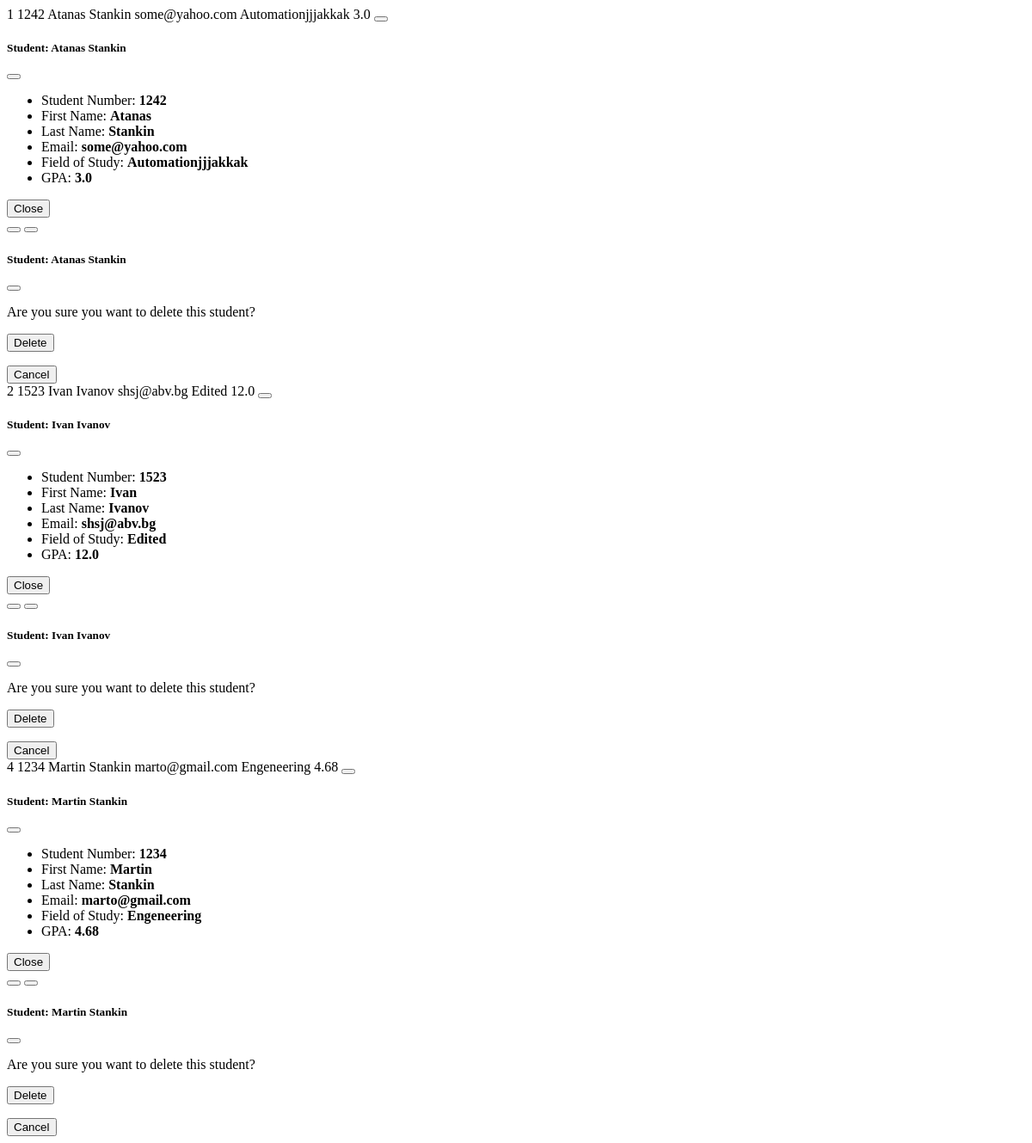
/students/, run on an earlier commit of the app's database.
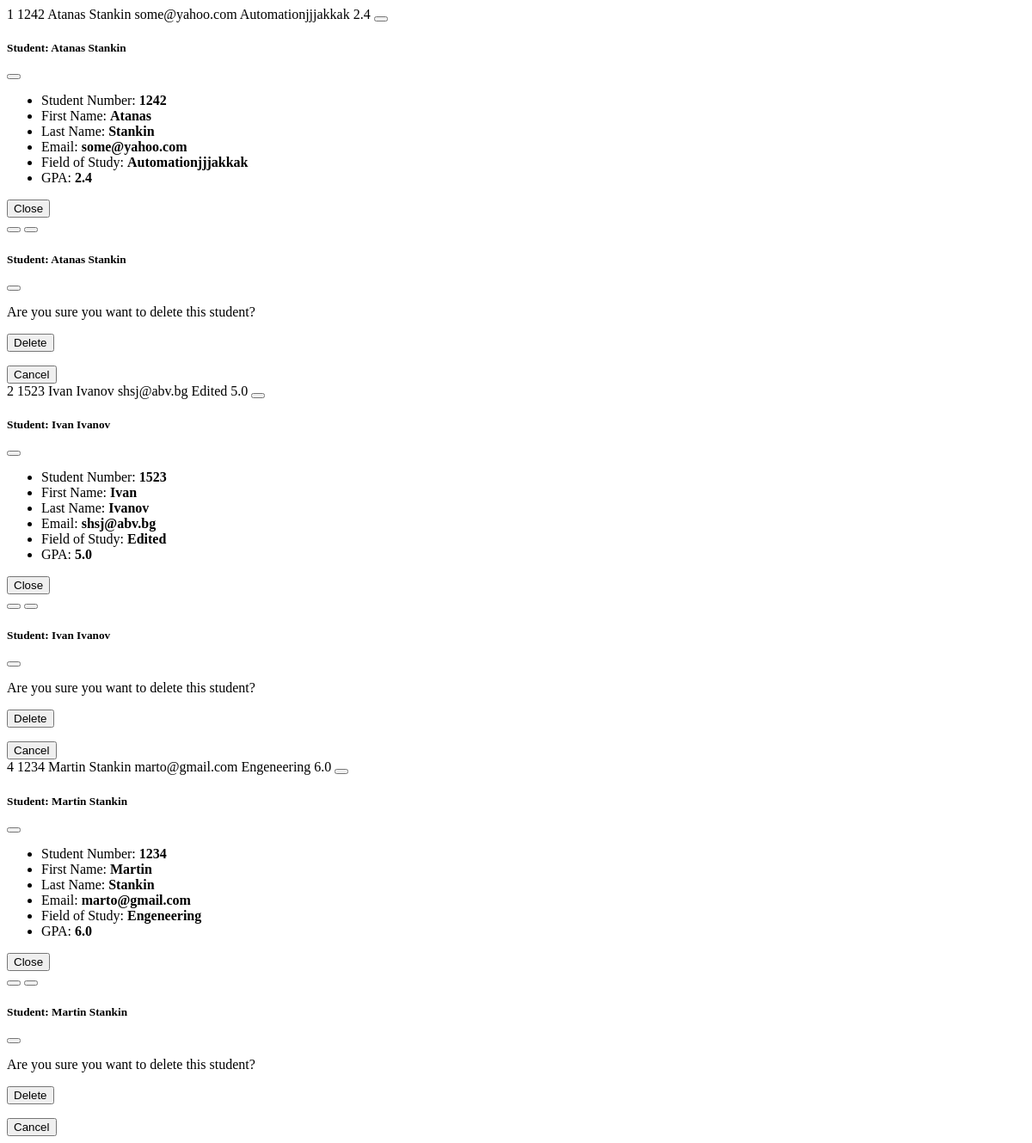
And on a later commit of the database.
### students/models.py (models this page shows, shortened)
class Student(models.Model):
    student_number = models.PositiveIntegerField()
    first_name = models.CharField(max_length=50)
    last_name = models.CharField(max_length=50)
    email = models.EmailField(max_length=100)
    field_of_study = models.CharField(max_length=50)
    gpa = models.FloatField()

### students/views.py (the view)
# urls.py: path('students/', views.student_list, name='student_list'),
def student_list(request):
    return render(request, 'students/student_list.html', {
        'students': Student.objects.all()
    })

### students/templates/students/student_list.html (shortened to what this page needs)
{% for student in students %}
                  <tr>
                    <td>{{ student.id }}</td>
                    <td>{{ student.student_number }}</td>
                    <td>{{ student.first_name }}</td>
                    <td>{{ student.last_name }}</td>
                    <td>{{ student.email }}</td>
                    <td>{{ student.field_of_study }}</td>
                    <td>{{ student.gpa }}</td>
                    <td>
                      <button type="button" class="btn btn-success me-1" href="{% url 'view_student' student.id %}" data-bs-toggle="modal" data-bs-target="#myModal{{student.id}}">
                      </button>
                      <div class="modal" id="myModal{{student.id}}" tabindex="-1" aria-labelledby="myModalLabel1" aria-hidden="true">
                        <div class="modal-dialog" role="document">
                          <div class="modal-content">
                            <div class="modal-header">
                              <h5 class="modal-title">
                                Student: {{ student.first_name }} {{ student.last_name }}
                              </h5>
                              <button type="button" class="btn-close" data-bs-dismiss="modal" aria-label="Close">
                              </button>
                            </div>
                            <div class="modal-body">
                              <ul class="list-unstyled">
                                <li>Student Number: <strong>{{ student.student_number }}</strong></li>
                                <li>First Name: <strong>{{ student.first_name }}</strong></li>
                                <li>Last Name: <strong>{{ student.last_name }}</strong></li>
                                <li>Email: <strong>{{ student.email }}</strong></li>
                                <li>Field of Study: <strong>{{ student.field_of_study }}</strong></li>
                                <li>GPA: <strong>{{ student.gpa }}</strong></li>
                              </ul>
                            </div>
                            <div class="modal-footer">
                              <button type="button" class="btn btn-primary" data-bs-dismiss="modal">Close</button>
                            </div>
                          </div>
                        </div>
                      </div>
                      <button class="btn btn-warning me-1" hx-get="{% url 'edit' student.id %}" hx-target="#dialog">
                      </button>
                      <button type="button" class="btn btn-danger" data-bs-toggle="modal" data-bs-target="#delete{{student.id}}">
                      </button>
                      <div class="modal" id="delete{{student.id}}" tabindex="-1" aria-labelledby="myModalLabel2" aria-hidden="true">
                        <div class="modal-dialog" role="document">
                          <div class="modal-content">
                            <div class="modal-header">
                              <h5 class="modal-title">
                                Student: {{ student.first_name }} {{ student.last_name }}
                              </h5>
                              <button type="button" class="btn-close" data-bs-dismiss="modal" aria-label="Close">
                              </button>
                            </div>
                            <div class="modal-body">
                              <p>Are you sure you want to delete this student?</p>
                            </div>
                            <div class="modal-footer">
                              <form action="{% url 'delete' student.id %}" method="POST">
                                <input type="submit" class="btn btn-primary" value="Delete">
                              </form>
                              <button type="button" class="btn btn-secondary" data-bs-dismiss="modal">Cancel</button>
                            </div>
                          </div>
                        </div>
                      </div>
                    </td>
                  </tr>
                {% endfor %}

What changed in the data, as far as the page shows it:
changed Student "Atanas": gpa "3.0" → "2.4"
changed Student "Ivan": gpa "12.0" → "5.0"
changed Student "Martin": gpa "4.68" → "6.0"
